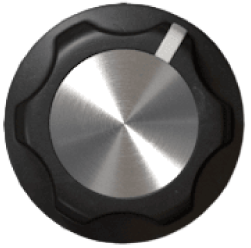
#> input picture plugin/mm-arp/web/vknob-src/knob1.png, 251 x 248 px
$ python vknob-gen.py
#> lines starting #> are read from the running program, lines starting #| are printed output that depends on the picture
#!/usr/bin/env python3
"""
v43 (Mika, 2026-11-20 : "conserve la qualite et remplace tous les knobs de ce style par ce png la") : les tables des
knobs vectoriels du MM-ARP, mesurees sur ses trois PNG (vknob-src/ : knob1 le potard, knob3 le petit, selector le
selecteur). Le knob est redessine a chaque image par un shader (src/v4/plugin/arp/vknob.ts) : ses bords (le disque, le
capuchon, la gorge, le repere) sont des formes calculees, nettes a toutes les tailles ; ces tables n'en donnent que les
matieres, mesurees ici une fois :
- la prise (knob1, knob3) : un motif periodique (six lobes, symetrique), en coordonnees polaires (rayon, phase dans le
  lobe), SANS la lumiere ; la lumiere (douce, fixe : elle ne tourne pas avec le knob) a part, K(r, angle a l'ecran) ;
  separees par moindres carres alternes (log P = log G(r, phase) + log K(r, angle), K en serie de Fourier d'ordre 3) ;
- le selecteur : sa face (la barre, le moyeu) sans la lumiere (le PNG divise par K, K ajuste sur le disque seul) ;
- le capuchon de metal brosse (fixe) : sa luminance selon l'angle (le brossage conique), mesuree sur une bande ;
- le repere : son profil le long de son axe, sans la lumiere.
Sorties : src/v4/plugin/arp/vknob/<kind>-grip.png, <kind>-light.png, <kind>-lut.png et vknobSpec.json (les cotes).
python3 plugin/mm-arp/web/vknob-gen.py   (numpy et Pillow)
"""
import json
import math
import os

import numpy as np
from PIL import Image

HERE = os.path.dirname(os.path.abspath(__file__))
SRC = os.path.join(HERE, 'vknob-src')
OUT = os.path.join(HERE, '../../../src/v4/plugin/arp/vknob')
NT_K = 128     # angles de la table de lumiere
NC = 2048      # echantillons du capuchon (angle) et du repere (rayon)
DR = 0.002     # pas en rayon des tables polaires (part du rayon du disque)

# Les cotes mesurees sur chaque PNG (centre et rayon : le disque opaque ; rcap : le cercle ajuste au bord du capuchon ;
# le repere : son angle, sa largeur et sa longueur ; en part du rayon du disque)
SPECS = {
    'k1': dict(png='knob1.png', kind='lobed', cx=124.10, cy=123.50, R=120.0, n=6, ref=30.3, rcap=0.621, gap=0.012, mh=7.0,
               mark=dict(w=0.135, r0=0.621, r1=0.945, border=0.0), groove=dict(w=0.014, k=0.35), edge=0.3, sharp=0.6),
    'k3': dict(png='knob3.png', kind='lobed', cx=110.0, cy=110.0, R=110.0, n=6, ref=0.0, rcap=0.513, gap=0.022, mh=8.0,
               mark=dict(w=0.134, r0=0.513, r1=0.965, border=0.0), groove=dict(w=0.014, k=0.35), edge=0.3, sharp=0.6),
    'sel': dict(png='selector.png', kind='selector', cx=176.34, cy=176.01, R=172.83, ref=59.65, rcap=0.1916, bar=0.22,
                mark=dict(w=0.137, r0=0.672, r1=0.945, border=0.012), groove=dict(w=0.016, k=0.5), edge=0.25),
}


def load(name):
#> called with name = 'knob1.png'
    a = np.asarray(Image.open(os.path.join(SRC, name)).convert('RGBA')).astype(float)
    return a


def bil(img, x, y):
    H, W = img.shape[:2]
    x = x - 0.5
    y = y - 0.5
    x0 = np.floor(x).astype(int)
    y0 = np.floor(y).astype(int)
    fx = x - x0
    fy = y - y0

    def g(a, b):
        return img[np.clip(b, 0, H - 1), np.clip(a, 0, W - 1)]
    return g(x0, y0) * (1 - fx) * (1 - fy) + g(x0 + 1, y0) * fx * (1 - fy) + g(x0, y0 + 1) * (1 - fx) * fy + g(x0 + 1, y0 + 1) * fx * fy


def polar(ch, s, NT=2880):
    """un canal du PNG en (r, angle) : angle horaire depuis midi (l'ecran)"""
    rs = np.arange(0, 1.0, DR)
    ths = np.arange(NT) / NT * 2 * np.pi
    TH, RR = np.meshgrid(ths, rs)
    return rs, ths, bil(ch, s['cx'] + RR * s['R'] * np.sin(TH), s['cy'] - RR * s['R'] * np.cos(TH))


def fourier(ths, nK):
    return np.stack([np.ones_like(ths)] + [f(k * ths) for k in range(1, nK + 1) for f in (np.cos, np.sin)], 1)


def smooth_r(coef, s=2.5):
    kk = np.exp(-0.5 * (np.arange(-6, 7) / s) ** 2)
    kk /= kk.sum()
    return np.stack([np.convolve(np.pad(c, 6, mode='edge'), kk, 'valid') for c in coef])


def fit_lobed(P, rs, ths, s, r0, r1, NU=120, nK=3, iters=12):
    """log P = log G(r, phase) + log K(r, angle) ; G symetrique, periode 2 pi / n ; hors du repere"""
    ri = (rs >= r0) & (rs <= r1)
    lg = np.log(np.maximum(P[ri], 2.0))
    ref = math.radians(s['ref'])
    period = 2 * np.pi / s['n']
    u = np.mod(ths - ref, 2 * np.pi)
    ph = np.mod(u + period / 2, period) - period / 2
    ub = np.minimum((np.abs(ph) / (period / 2) * NU).astype(int), NU - 1)
    um = np.abs(np.mod(u + np.pi, 2 * np.pi) - np.pi) > math.radians(s['mh'])
    F = fourier(ths, nK)
    lK = np.zeros(lg.shape)
    for _ in range(iters):
        res = lg - lK
        G = np.zeros((lg.shape[0], NU))
        C = np.zeros_like(G)
        for i in range(lg.shape[0]):
            np.add.at(G[i], ub[um], res[i][um])
            np.add.at(C[i], ub[um], 1)
        G = G / np.maximum(C, 1)
        coef = np.linalg.lstsq(F[um], (lg - G[:, ub])[:, um].T, rcond=None)[0]
        coef = smooth_r(coef)
        coef[0] = 0
        lK = (F @ coef).T
    return np.exp(G), coef, rs[ri]


def blur2(a, s):
    k = np.exp(-0.5 * (np.arange(-4, 5) / s) ** 2)
    k /= k.sum()
    b = np.apply_along_axis(lambda v: np.convolve(np.pad(v, 4, mode='edge'), k, 'valid'), 0, a)
    return np.apply_along_axis(lambda v: np.convolve(np.pad(v, 4, mode='reflect'), k, 'valid'), 1, b)


def k_table(coef, nK):
    tt = np.arange(NT_K) / NT_K * 2 * np.pi
    return np.exp(fourier(tt, nK) @ coef).T   # (nr, NT_K)


def resample(x, y, n, lo, hi):
    return np.interp(np.linspace(lo, hi, n), x, y)


def k_at(Kt, rr, r0, r1, th):
    nr, nt = Kt.shape
    i = np.clip(np.round((np.clip(rr, r0, r1) - r0) / (r1 - r0) * (nr - 1)).astype(int), 0, nr - 1)
    j = np.round((np.mod(th, 2 * np.pi)) / (2 * np.pi) * nt).astype(int) % nt
    return Kt[i, j]


def cap_profile(P, rs, s):
    lo, hi = 0.25 * s['rcap'], s['rcap'] - 0.045
    band = P[(rs > lo) & (rs < hi)].mean(0)
    return resample(np.arange(len(band) + 1) / len(band), np.append(band, band[0]), NC, 0, 1 - 1 / NC)


def mark_profile(ch, s, Kt, r0k, r1k):
    """le repere le long de son axe (moyenne sur le quart central de sa largeur), divise par la lumiere a son angle"""
    m = s['mark']
    ref = math.radians(s['ref'])
    rr = np.linspace(m['r0'], m['r1'], 160)
    vals = []
    for r in rr:
        acc = []
        for t in np.linspace(-m['w'] * 0.22, m['w'] * 0.22, 7):
            # t : decalage perpendiculaire a l'axe (unites du rayon)
            x = r * math.sin(ref) + t * math.cos(ref)
            y = -r * math.cos(ref) + t * math.sin(ref)
            acc.append(bil(ch, np.array([s['cx'] + x * s['R']]), np.array([s['cy'] + y * s['R']]))[0])
        vals.append(np.mean(acc))
    vals = np.array(vals) / k_at(Kt, rr, r0k, r1k, np.full_like(rr, ref))
    return resample(rr, vals, NC, m['r0'], m['r1'])


def save_rgb(path, arr, scale=1.0):
    Image.fromarray(np.clip(np.round(arr * scale), 0, 255).astype(np.uint8), 'RGB').save(path, optimize=True)


def build_lobed(key, s, A):
#> called with key = 'k1'
    r0 = s['rcap'] + s['gap']
    r1 = 0.975
    G3, K3, cap3, mk3 = [], [], [], []
    for c in range(3):
        rs, ths, P = polar(A[..., c], s)
        G, coef, rsel = fit_lobed(P, rs, ths, s, r0, r1)
        # le flou de la photo, un peu rattrape (masque flou en r et en phase)
        G = np.clip(G + s['sharp'] * (G - blur2(G, 1.2)), 1, 255)
        Kt = k_table(coef, 3)
        G3.append(G)
        K3.append(Kt)
        cap3.append(cap_profile(P, rs, s))
        mk3.append(mark_profile(A[..., c], s, Kt, r0, r1))
#> this loop made 3 passes
#> pass 1, in bil, `x0 = np.floor(x).astype(int)`:
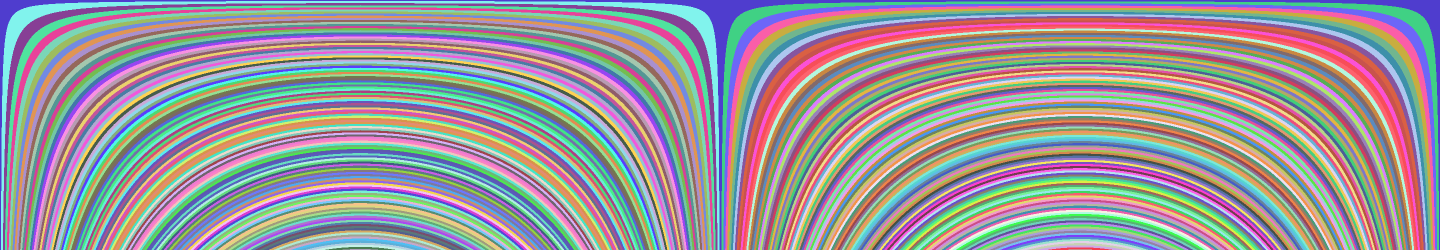
#> x0: shape (500, 2880) int64 (shown at 1/2 size); 241 distinct labels, from 3 to 243; one colour per label, 0 black
#> pass 1, in bil, `y0 = np.floor(y).astype(int)`:
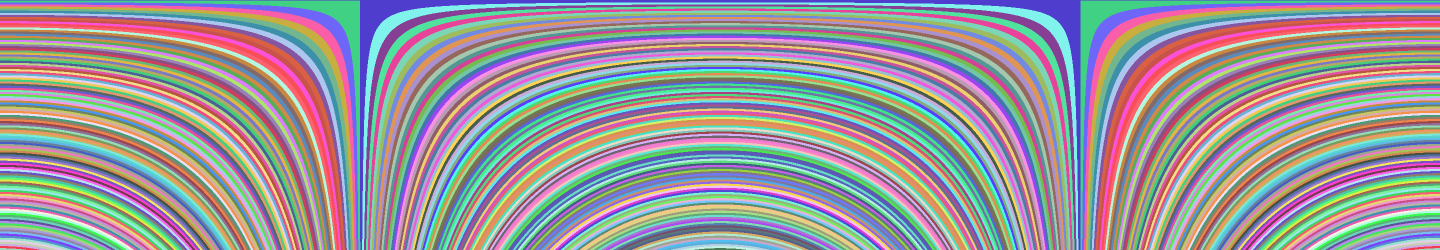
#> y0: shape (500, 2880) int64 (shown at 1/2 size); 240 distinct labels, from 3 to 242; one colour per label, 0 black
#> after the loop:
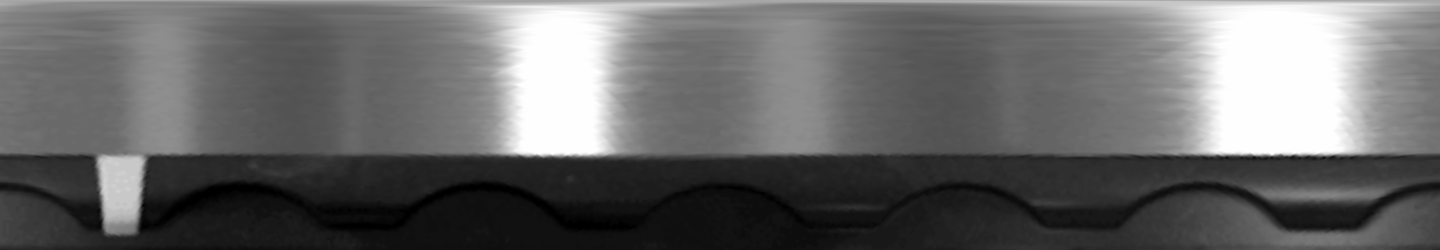
#> P: shape (500, 2880) float64 (shown at 1/2 size); min 6, max 255, mean 107.3; drawn with min black and max white
    G = np.stack(G3, -1)        # (nr, NU, 3)
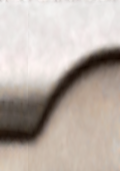
#> G: shape (171, 120, 3) float64; mean of channels 0, 1, 2 41.4, 39.7, 38.4; drawn with min black and max white
    K = np.stack(K3, -1)        # (nr, NT_K, 3)
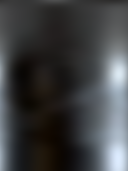
#> K: shape (171, 128, 3) float64; mean of channels 0, 1, 2 1.06, 1.07, 1.09; drawn with min black and max white
    save_rgb(f'{OUT}/{key}-grip.png', G)
#> in save_rgb, `Image.fromarray(np.clip(np.round(arr * scale), 0, 255).astype(np.uint8..`:
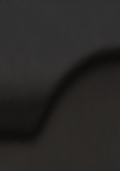
#> saved as k1-grip.png: PIL image 120x171 RGB; mean R, G, B 41.4, 39.7, 38.4
    save_rgb(f'{OUT}/{key}-light.png', K, 255 / 2)
#> call 2 of save_rgb, with scale = 127.5
#> in save_rgb (call 2), `Image.fromarray(np.clip(np.round(arr * scale), 0, 255).astype(np.uint8..`:
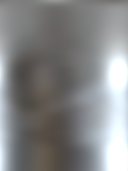
#> saved as k1-light.png: PIL image 128x171 RGB; mean R, G, B 134.3, 135.4, 136.3
    lut = np.stack([np.stack(cap3, -1), np.stack(mk3, -1)], 0)   # (2, NC, 3)
    save_rgb(f'{OUT}/{key}-lut.png', lut)
    return dict(kind='lobed', n=s['n'], rcap=s['rcap'], r0=r0, r1=r1, ref=s['ref'], mark=s['mark'], groove=s['groove'],
                edge=s['edge'], grip=[G.shape[1], G.shape[0]])


def build_selector(key, s, A):
    """la face (barre, moyeu) sans la lumiere : K ajuste sur le disque et le moyeu, hors de la barre, du repere, du capuchon"""
    r0, r1 = s['rcap'] + 0.01, 0.975
    ref = math.radians(s['ref'])
    H, W = A.shape[:2]
    yy, xx = np.mgrid[0:H, 0:W] + 0.5
    X = (xx - s['cx']) / s['R']
    Y = (yy - s['cy']) / s['R']
    G3, K3, cap3, mk3 = [], [], [], []
    for c in range(3):
        rs, ths, P = polar(A[..., c], s)
        TH, RR = np.meshgrid(ths, rs)
        # la distance a l'axe de la barre (passe par le centre, dans la direction du repere)
        perp = np.abs(RR * np.sin(TH - ref))
        ok = (perp > s['bar']) & (RR > r0) & (RR < r1)
        ri = (rs >= r0) & (rs <= r1)
        F = fourier(ths, 3)
        coef = np.zeros((F.shape[1], ri.sum()))
        lg = np.log(np.maximum(P[ri], 2.0))
        okr = ok[ri]
        for i in range(lg.shape[0]):
            m = okr[i]
            if m.sum() > 40:
                coef[:, i] = np.linalg.lstsq(F[m], lg[i][m], rcond=None)[0]
        coef = smooth_r(coef, 4.0)
        coef[0] = 0
        Kt = k_table(coef, 3)
        # le PNG sans la lumiere, dans son orientation (le repere a ref) ; pres du centre, la lumiere du bord du capuchon
        rr = np.hypot(X, Y)
        th = np.mod(np.arctan2(X, -Y), 2 * np.pi)
        k = k_at(Kt, rr, r0, r1, th)
        G = A[..., c] / k
        G3.append(G)
        K3.append(Kt)
        cap3.append(cap_profile(P, rs, dict(rcap=s['rcap'])))
        mk3.append(mark_profile(A[..., c], s, Kt, r0, r1))
    G = np.stack(G3, -1)
    K = np.stack(K3, -1)
    save_rgb(f'{OUT}/{key}-grip.png', G, 0.5)
    save_rgb(f'{OUT}/{key}-light.png', K, 255 / 2)
    save_rgb(f'{OUT}/{key}-lut.png', np.stack([np.stack(cap3, -1), np.stack(mk3, -1)], 0))
    return dict(kind='selector', rcap=s['rcap'], r0=r0, r1=r1, ref=s['ref'], mark=s['mark'], groove=s['groove'],
                edge=s['edge'], grip=[W, H], center=[s['cx'] / W, s['cy'] / H], radius=[s['R'] / W, s['R'] / H])


def main():
    os.makedirs(OUT, exist_ok=True)
    spec = {}
    for key, s in SPECS.items():
        A = load(s['png'])
        spec[key] = build_lobed(key, s, A) if s['kind'] == 'lobed' else build_selector(key, s, A)
        print(key, 'ok')
#> pass 2 of the loop in main, `for key, s in SPECS.items():`:
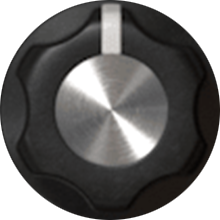
#> input picture plugin/mm-arp/web/vknob-src/knob3.png, 220 x 220 px
#> a: shape (220, 220, 4) float64
#> after the loop in build_lobed (call 2), `for c in range(3):`:
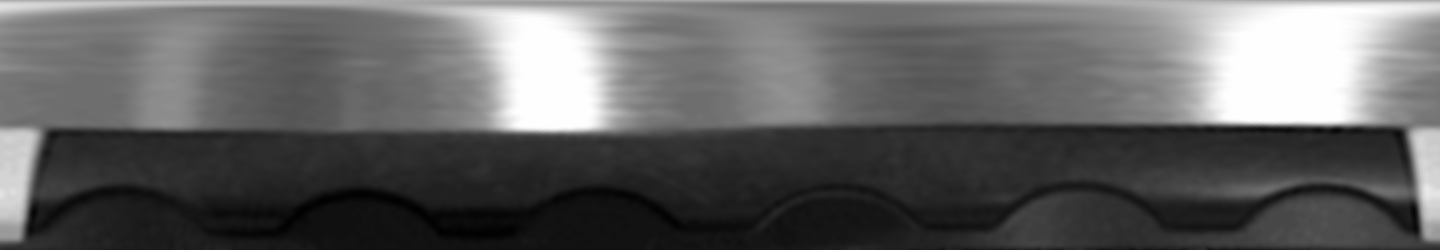
#> P: shape (500, 2880) float64 (shown at 1/2 size); min 3.07, max 255, mean 99.1; drawn with min black and max white
#> in save_rgb (call 5), `Image.fromarray(np.clip(np.round(arr * scale), 0, 255).astype(np.uint8..`:
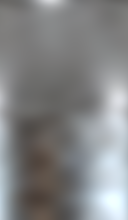
#> saved as k3-light.png: PIL image 128x220 RGB; mean R, G, B 131.8, 133.1, 134.3
#> pass 3 of the loop in main, `for key, s in SPECS.items():`:
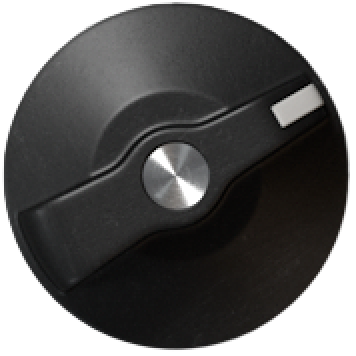
#> input picture plugin/mm-arp/web/vknob-src/selector.png, 356 x 356 px
#> a: shape (356, 356, 4) float64
#> after the loop in build_selector, `for c in range(3):`:
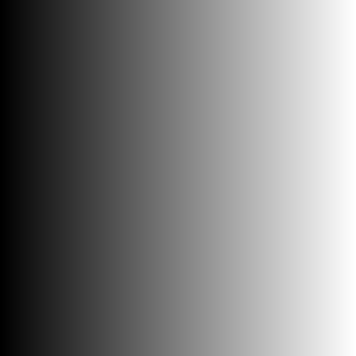
#> X: shape (356, 356) float64; min -1.02, max 1.04, mean 0.0096; drawn with min black and max white
#> in save_rgb (call 8), `Image.fromarray(np.clip(np.round(arr * scale), 0, 255).astype(np.uint8..`:
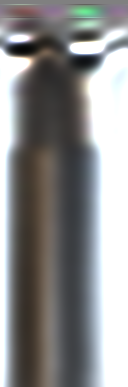
#> saved as sel-light.png: PIL image 128x387 RGB; mean R, G, B 140.6, 140.9, 141
    with open(f'{OUT}/vknobSpec.json', 'w') as f:
        json.dump(spec, f, indent=1)


if __name__ == '__main__':
    main()
